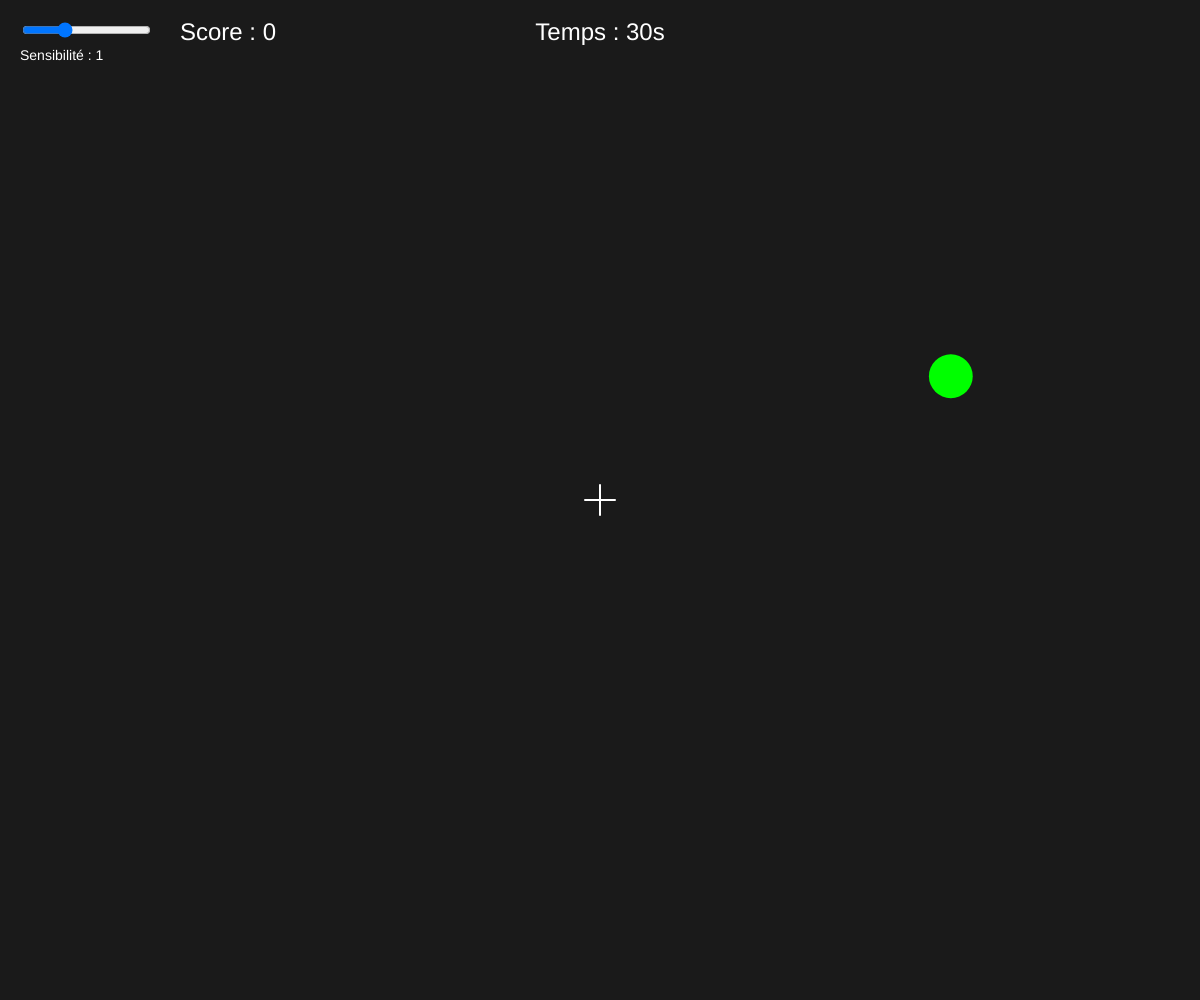
Frame 1 (no input)
Frame 60 (no input): identical to frame 1, image omitted
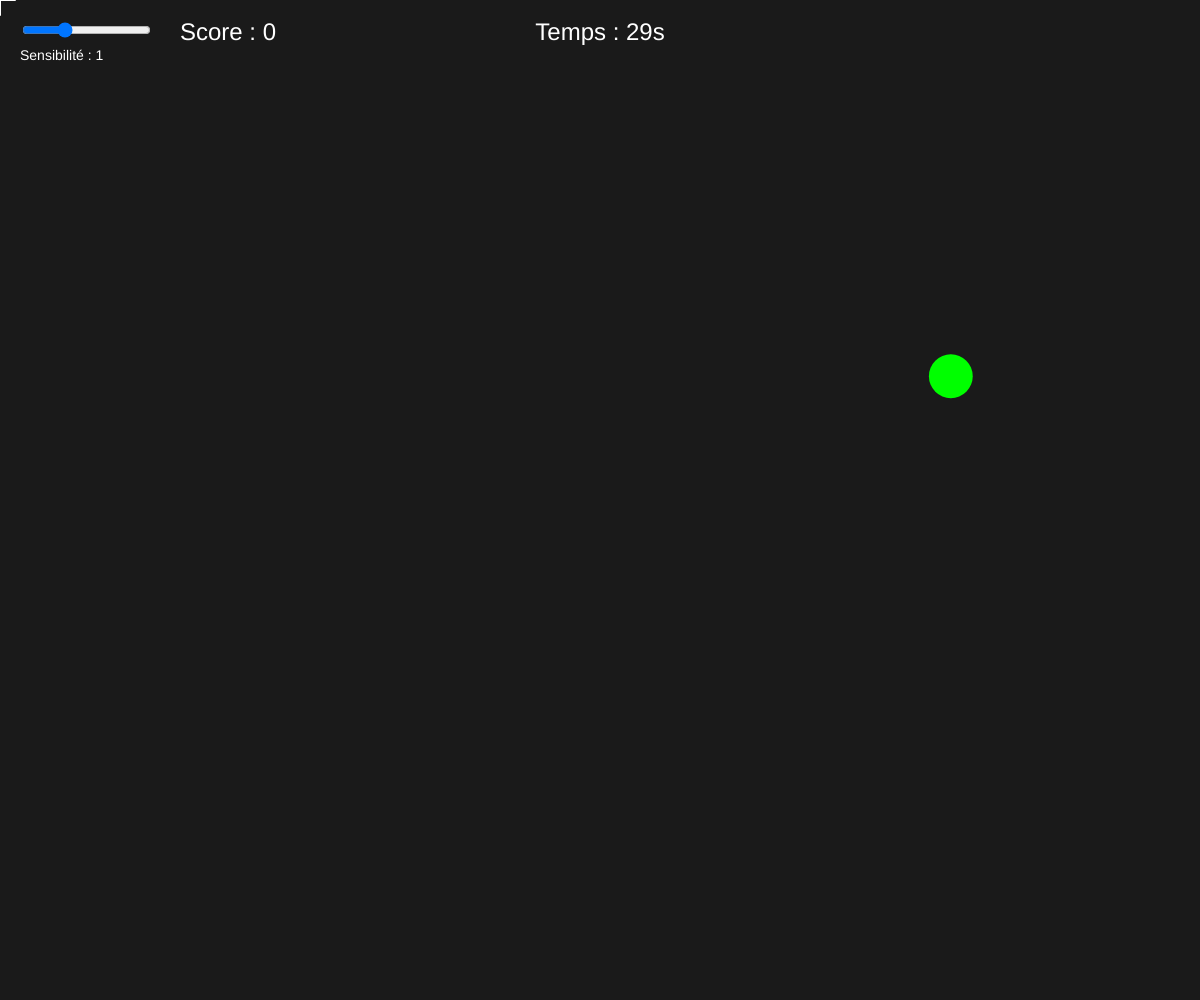
Frame 120 (the mouse pressed at the canvas centre since frame 60)

The p5.js sketch that drew these frames (run headless with seeded random() and noise() and a simulated clock; from frame 60 on, the mouse is pressed at the canvas centre):

// p5.js sketch
// ── sketch.js
// --- VARIABLES GLOBALES (Réduites au strict minimum) ---
let jeu;
let sliderSensi;

// ==========================================
// CLASSE 1 : LA CIBLE
// ==========================================
class Cible {
  constructor() {
    this.respawn(); // Place la cible aléatoirement dès sa création
  }

  // Méthode pour (ré)apparaître
  respawn() {
    this.r = random(15, 35);
    this.x = random(this.r, width - this.r);
    this.y = random(100 + this.r, height - this.r);
  }

  // Méthode pour se dessiner
  afficher() {
    fill('#00FF00');
    noStroke();
    circle(this.x, this.y, this.r * 2);
  }

  // Méthode pour vérifier si elle est touchée
  estTouchee(viseurX, viseurY) {
    return dist(viseurX, viseurY, this.x, this.y) < this.r;
  }
}

// ==========================================
// CLASSE 2 : LE VISEUR
// ==========================================
class Viseur {
  constructor() {
    this.x = width / 2;
    this.y = height / 2;
  }

  // Méthode pour se déplacer selon la sensibilité
  mettreAJour(sensi) {
    this.x = constrain(this.x + movedX * sensi, 0, width);
    this.y = constrain(this.y + movedY * sensi, 0, height);
  }

  // Méthode pour se dessiner
  afficher() {
    stroke(255);
    strokeWeight(2);
    line(this.x - 15, this.y, this.x + 15, this.y);
    line(this.x, this.y - 15, this.x, this.y + 15);
  }

  // Remet le viseur au centre
  centrer() {
    this.x = width / 2;
    this.y = height / 2;
  }
}

// ==========================================
// CLASSE 3 : LE MOTEUR DE JEU (Game Manager)
// ==========================================
class MoteurJeu {
  constructor() {
    this.cible = new Cible();
    this.viseur = new Viseur();
    this.audioCtx = new (window.AudioContext || window.webkitAudioContext)();
    this.demarrerPartie();
  }

  demarrerPartie() {
    this.score = 0;
    this.clics = 0;
    this.tempsRestant = 30;
    this.etat = "JEU";
    this.viseur.centrer();
    this.cible.respawn();
    if (sliderSensi) sliderSensi.show();
  }

  jouerSonHit() {
    if (this.audioCtx.state === 'suspended') this.audioCtx.resume();
    const osc = this.audioCtx.createOscillator();
    const gain = this.audioCtx.createGain();
    osc.connect(gain);
    gain.connect(this.audioCtx.destination);
    
    osc.type = 'square';
    osc.frequency.setValueAtTime(800, this.audioCtx.currentTime);
    gain.gain.setValueAtTime(0.1, this.audioCtx.currentTime);
    gain.gain.exponentialRampToValueAtTime(0.001, this.audioCtx.currentTime + 0.1);
    
    osc.start(this.audioCtx.currentTime);
    osc.stop(this.audioCtx.currentTime + 0.1);
  }

  // Boucle principale du jeu
  gererFrame(sensi) {
    if (this.etat === "JEU") {
      this.tempsRestant -= deltaTime / 1000;
      
      if (this.tempsRestant <= 0) {
        this.terminerPartie();
      } else {
        this.viseur.mettreAJour(sensi);
        this.cible.afficher();
        this.viseur.afficher();
        this.afficherHUD(sensi);
      }
    } else if (this.etat === "FIN") {
      this.afficherEcranFin();
    }
  }

  terminerPartie() {
    this.tempsRestant = 0;
    this.etat = "FIN";
    document.exitPointerLock();
    if (sliderSensi) sliderSensi.hide();
  }

  gererClic() {
    if (this.etat === "JEU") {
      requestPointerLock();
      this.clics++;
      
      if (this.cible.estTouchee(this.viseur.x, this.viseur.y)) {
        this.score++;
        this.jouerSonHit();
        this.cible.respawn();
      }
    }
  }

  // --- INTERFACE ---
  afficherHUD(sensi) {
    fill(255); noStroke(); textAlign(LEFT, BASELINE); textSize(24);
    text(`Score : ${this.score}`, 180, 40);
    textAlign(CENTER, BASELINE);
    text(`Temps : ${Math.ceil(this.tempsRestant)}s`, width / 2, 40);
    textAlign(LEFT, BASELINE); textSize(14);
    text(`Sensibilité : ${sensi}`, 20, 60);
  }

  afficherEcranFin() {
    let precision = this.clics > 0 ? Math.round((this.score / this.clics) * 100) : 0;
    let rang = "D"; let couleurRang = '#FF0000';
    if (precision >= 90) { rang = "S"; couleurRang = '#FFD700'; }
    else if (precision >= 80) { rang = "A"; couleurRang = '#00FF00'; }
    else if (precision >= 60) { rang = "B"; couleurRang = '#00BFFF'; }
    else if (precision >= 40) { rang = "C"; couleurRang = '#FFA500'; }

    textAlign(CENTER, CENTER); fill(255); noStroke();
    textSize(50); text("TEMPS ÉCOULÉ", width / 2, height / 2 - 120);
    textSize(30); text(`Score : ${this.score}`, width / 2, height / 2 - 40);
    text(`Précision : ${precision}%`, width / 2, height / 2 + 10);
    textSize(60); fill(couleurRang); text(`Rang : ${rang}`, width / 2, height / 2 + 90);
    textSize(20); fill(150); text("Appuyez sur 'R' pour rejouer", width / 2, height / 2 + 160);
  }
}

// ==========================================
// FONCTIONS P5.JS (Gèrent la boucle et les events)
// ==========================================
function setup() {
  createCanvas(windowWidth, windowHeight);
  noCursor();
  
  sliderSensi = createSlider(0.1, 3, 1, 0.1);
  sliderSensi.position(20, 20);
  
  // On instancie notre Moteur de Jeu
  jeu = new MoteurJeu();
}

function draw() {
  background(26);
  // On délègue tout le travail à la classe Jeu
  jeu.gererFrame(sliderSensi.value());
}

function mousePressed() {
  jeu.gererClic();
}

function keyPressed() {
  if (key.toLowerCase() === 'r') {
    jeu.demarrerPartie();
  }
}
